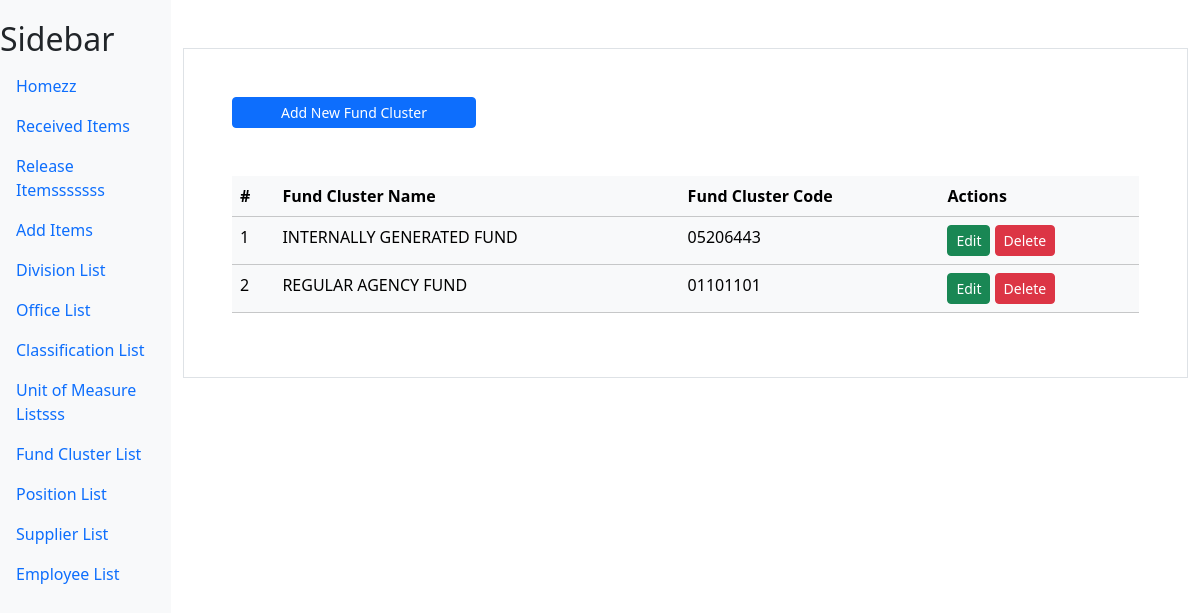
Page /fund/ on the committed database.
### myapp/models.py (models this page shows, shortened)
class Fund_cluster(models.Model):
    fund_name = models.CharField(max_length=50)
    fund_code = models.CharField(max_length=50)

### myapp/views.py (the view, shortened to what this page needs)
# urls.py: path('fund/',views.fund,name='fund'),
def fund(request):
    fund = Fund_cluster.objects.all()
    context = {"fund_list":fund}
    return render(request,'myapp/fund.html',context)

### myapp/templates/myapp/fund.html (shortened to what this page needs)
{% extends "myapp/base.html" %}
{% block content %}
<div class="container mt-5 p-5 border">
    <div class="">
        <a href="" class="btn btn-primary px-5 btn-sm" data-bs-toggle="modal" data-bs-target="#addModal">Add New Fund Cluster</a>
    </div>
    <table class="table mt-5 table-light">
        <thead>
          <tr>
            <th scope="col">#</th>
            <th scope="col">Fund Cluster Name</th>
            <th scope="col">Fund Cluster Code</th>
            <th scope="col">Actions</th>
           </tr>
        </thead>
        <tbody>
          {%for fund in fund_list%}
          <tr>
            <td>{{forloop.counter}}</td>
            <td>{{fund.fund_name}}</td>
            <td>{{fund.fund_code}}</td>
            <td>
                <a href="" class="btn btn-success btn-sm" data-bs-toggle="modal" data-bs-target="#updateModal_{{fund.id}}">Edit</a>
                <a href="" class="btn btn-danger btn-sm" data-bs-toggle="modal" data-bs-target="#deleteModal_{{fund.id}}">Delete</a>
            </td>
          </tr>
          {%endfor%}
        </tbody>
      </table>
</div>
{% endblock content %}

### myapp/templates/myapp/base.html (style rules this page uses)
body { display: flex; }

### rows in the picture
Fund_cluster: fund_name "INTERNALLY GENERATED FUND", fund_code "05206443"
Fund_cluster: fund_name "REGULAR AGENCY FUND", fund_code "01101101"
